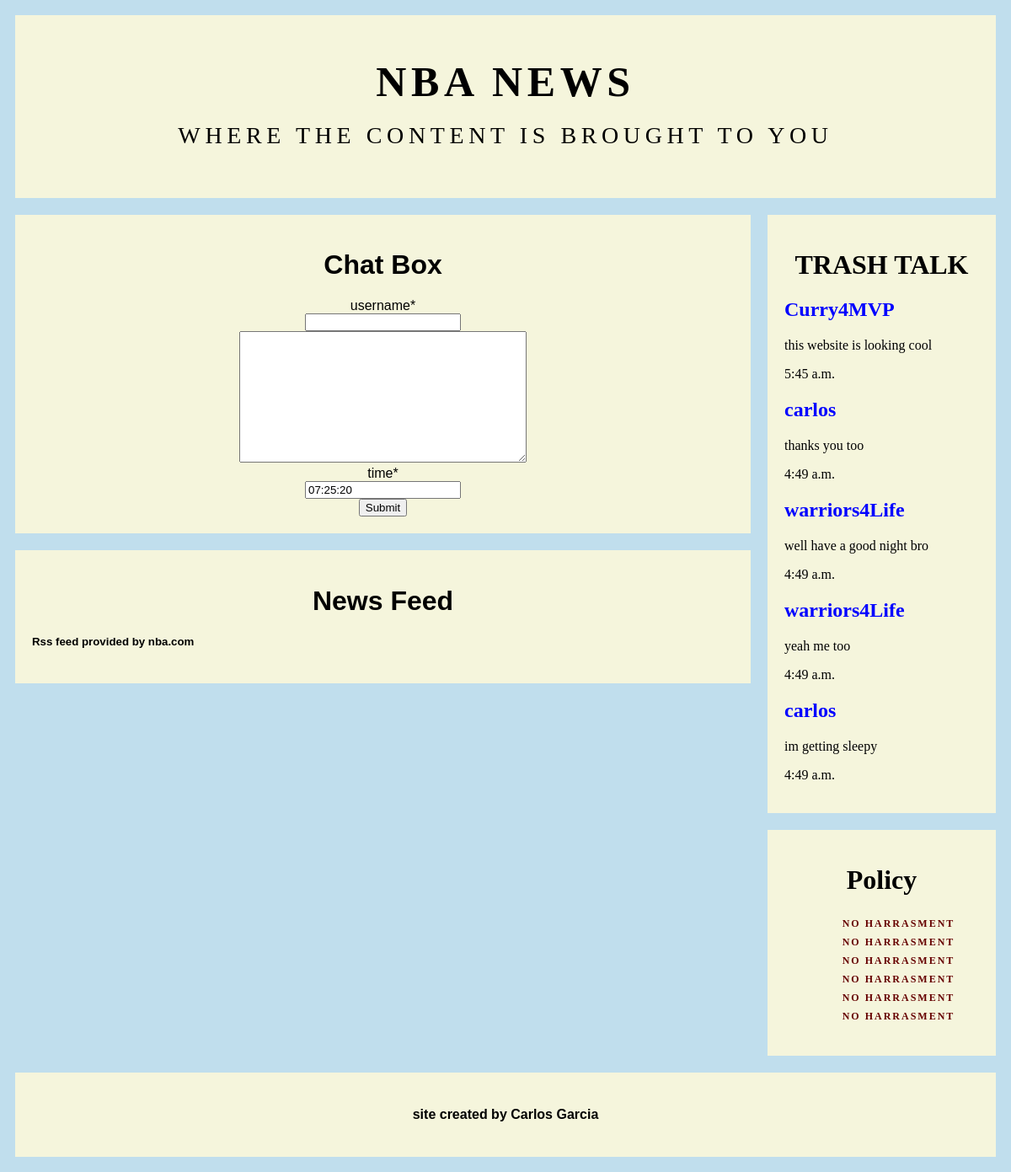
/, run on an earlier commit of the app's database.
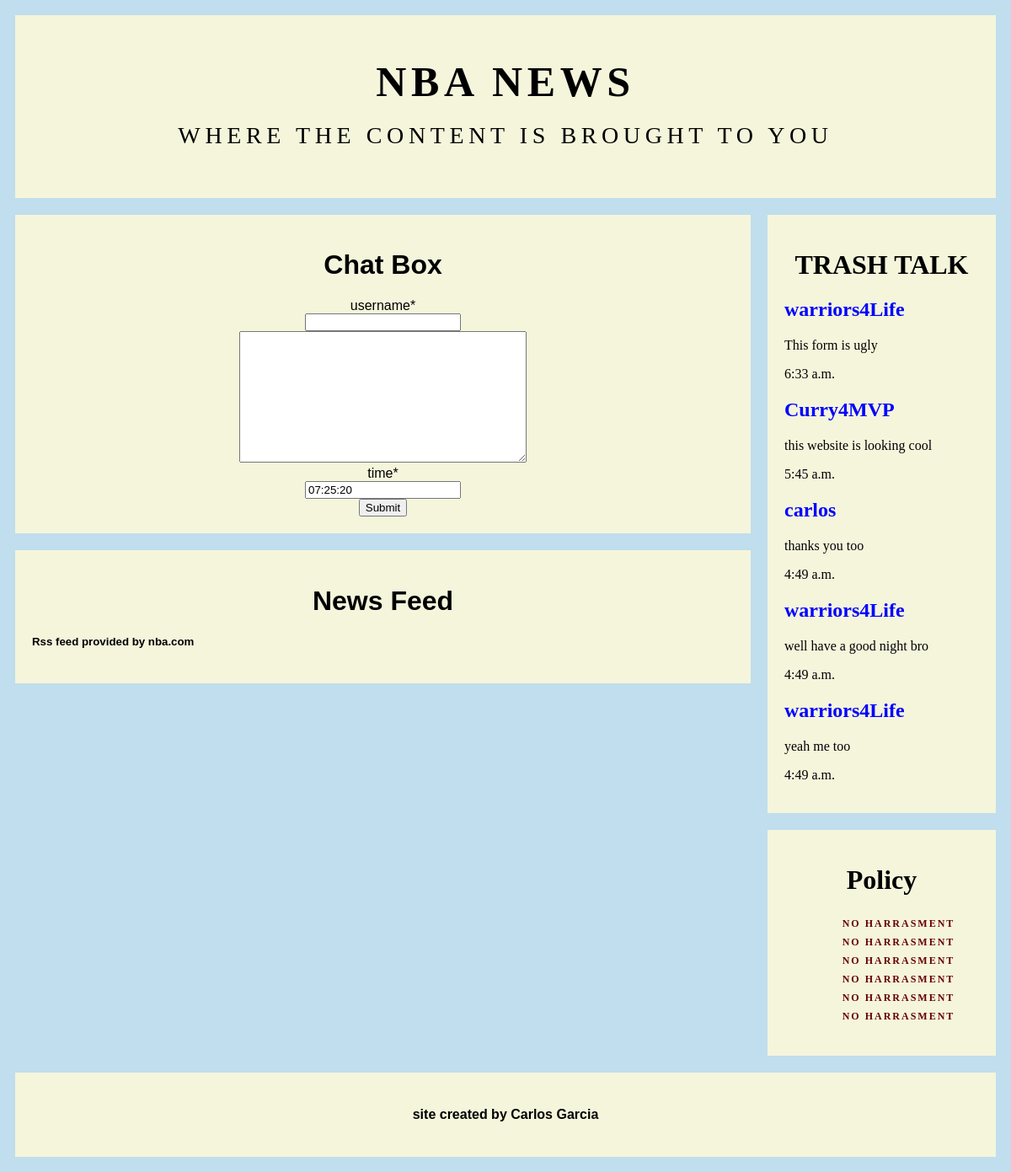
And on a later commit of the database.
### sportsapp/models.py (models this page shows, shortened)
class PostModel(models.Model):
    title = models.CharField(max_length=100)
    content = models.TextField(max_length=140)
    dateCreated = models.TimeField(default=timezone.now)

### sportsapp/views.py (the view, shortened to what this page needs)
# urls.py: path('', views.index, name='index'),
def index(request):
    form = PostForm(request.POST or None)
    queryset = PostModel.objects.all().order_by('-id')[:5]
    feeds = feedparser.parse('http://www.nba.com/rss/nba_rss.xml')
    context = {
        "object_list":  queryset,
        'feeds': feeds,
        'Postform': form,
    }
    return render(request, 'sportsapp/index.html', context)

### sportsapp/forms.py
class PostForm(forms.ModelForm):
    class Meta:
        model = PostModel
        labels = {'title': 'username', 'content': "",'dateCreated': 'time' }
        exclude = ['id']

### sportsapp/templates/sportsapp/index.html (shortened to what this page needs)
<!DOCTYPE html>
{% load crispy_forms_tags %}
<html lang="en">
<head>
    {% load static %}
    <link rel="stylesheet" href="{% static 'sportsapp/index.css' %}">
</head>
</html>
<body>
<div class="header">
    <h1>NBA NEWS</h1>
    <p>Where the content is brought to you</p>
</div>
<div class="row">
    <div class="leftcolumn">
        <div class="card">
            <h1>Chat Box</h1>
            <form  method="POST">
                {{ Postform|crispy }}
                <button>Submit</button>
            </form>
        </div>
        {% block content %}
        <div class="card">
            <h1>  News Feed </h1>
            <h5>Rss feed provided by nba.com</h5>
        </div>
        {% endblock content %}
    </div>
    <div class="rightcolumn">
        <div class="card">
            <h1>TRASH TALK</h1>
            {% for obj in object_list %}
            <h2 id="username">{{ obj.title}}</h2>
            <p>{{ obj.content }}</p>
            <p>{{ obj.dateCreated }}</p>
            {% endfor %}
        </div>
        <div class="card" style="text-align: center">
            <h1>Policy </h1>
            <div>
                <uL>
                    <li>No Harrasment</li>
                    <li>No Harrasment</li>
                    <li>No Harrasment</li>
                    <li>No Harrasment</li>
                    <li>No Harrasment</li>
                    <li>No Harrasment</li>
                </uL>
            </div>
        </div>
    </div>
</div>
<div class="footer">
    <h4>site created by Carlos Garcia </h4>
</div>
</body>
</html>

What changed in the data, as far as the page shows it:
no longer on this page (row unchanged): PostModel: title "carlos", content "im getting sleepy", dateCreated "4:49 a.m."
added PostModel: title "warriors4Life", content "This form is ugly", dateCreated "6:33 a.m."
